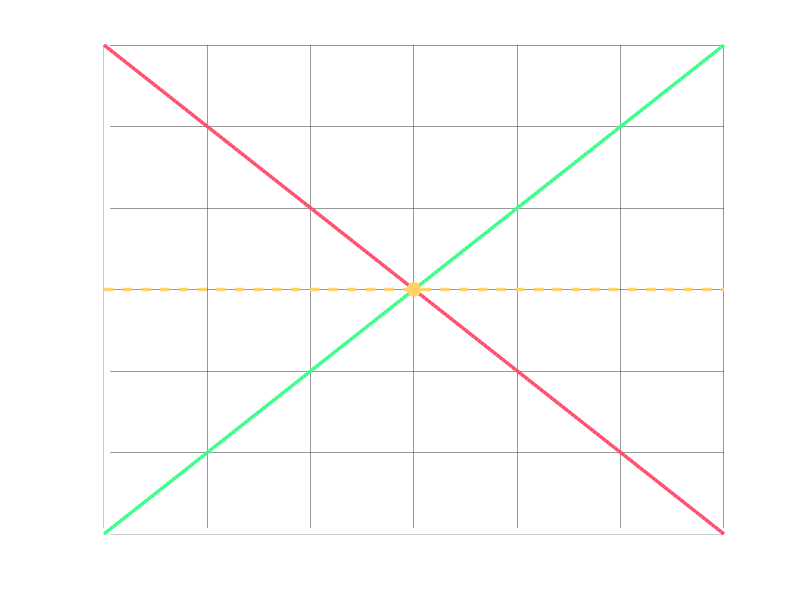

Write MATLAB code to recreate this figure. (Note: this script raises an error after producing the figure.)
%% ============================================================
%  BIFURCATION ANALYSIS — Fixed Version
%  Equation 1: y = u + c*t
%  Equation 2: y = u*t + (1/2)*c*t^2
%  সব ৬টি Graph সঠিকভাবে আসবে
%% ============================================================

clear all;
close all;
clc;

%% রঙ define করা
c_stable   = [0.22 1.00 0.53];   % সবুজ  → stable
c_unstable = [1.00 0.30 0.43];   % লাল   → unstable
c_bif      = [1.00 0.82 0.40];   % হলুদ  → bifurcation
c_neutral  = [0.00 0.90 1.00];   % নীল   → neutral
c_param    = [0.73 0.51 1.00];   % বেগুনি → parameter space
bg         = [0.05 0.06 0.08];   % কালো background
ax_bg      = [0.08 0.09 0.12];   % axes background

%% ============================================================
%%  EQUATION 1: y = u + ct
%% ============================================================

%% Graph ① — y vs t
u = 2;
t = linspace(-3, 3, 200);

y_cpos  = u + 2    .* t;
y_czero = u + 0    .* t;
y_cneg  = u + (-2) .* t;

figure(1);
set(gcf, 'Color', bg, 'Name', 'Graph 1: y vs t [EQ1]');
axes('Color', ax_bg, 'XColor', 'w', 'YColor', 'w', ...
     'GridColor', [0.2 0.2 0.2], 'GridAlpha', 0.5);
hold on; grid on;

plot(t, y_cpos,  '-',  'Color', c_stable,   'LineWidth', 2.5);
plot(t, y_czero, '--', 'Color', c_bif,       'LineWidth', 2.5);
plot(t, y_cneg,  '-',  'Color', c_unstable,  'LineWidth', 2.5);
plot(0, u, 'o', 'Color', c_bif, 'MarkerSize', 10, 'MarkerFaceColor', c_bif);

yline(0, ':', 'Color', [0.3 0.3 0.3], 'LineWidth', 1);
xline(0, ':', 'Color', [0.3 0.3 0.3], 'LineWidth', 1);

xlabel('t  (state variable)', 'Color', 'w', 'FontSize', 12);
ylabel('y',                   'Color', 'w', 'FontSize', 12);
title({'Graph 1: y vs t  [y = u + ct,  u=2]', ...
       'c=0 te flat line = Bifurcation Point'}, ...
       'Color', 'w', 'FontSize', 13);
legend({'c = +2  (baRche)', 'c = 0  <- Bifurcation', 'c = -2  (komche)'}, ...
       'TextColor', 'w', 'Color', [0.12 0.12 0.18], ...
       'EdgeColor', [0.3 0.3 0.4], 'FontSize', 10);
hold off;


%% Graph ② — y vs c
u       = 2;
t_fixed = 1;
c_range = linspace(-4, 4, 200);
y_vc    = u + c_range .* t_fixed;

figure(2);
set(gcf, 'Color', bg, 'Name', 'Graph 2: y vs c [EQ1]');
axes('Color', ax_bg, 'XColor', 'w', 'YColor', 'w', ...
     'GridColor', [0.2 0.2 0.2], 'GridAlpha', 0.5);
hold on; grid on;

plot(c_range, y_vc, '-', 'Color', c_neutral, 'LineWidth', 2.5);
xline(0, '--', 'Color', c_bif, 'LineWidth', 2.5);
plot(0, u, 'o', 'Color', c_bif, 'MarkerSize', 10, 'MarkerFaceColor', c_bif);
yline(0, ':', 'Color', [0.3 0.3 0.3], 'LineWidth', 1);
text(0.2, 1.5, 'Bifurcation  c=0', 'Color', c_bif, 'FontSize', 10);

xlabel('c  (parameter)', 'Color', 'w', 'FontSize', 12);
ylabel('y',              'Color', 'w', 'FontSize', 12);
title({'Graph 2: y vs c  [t=1,  u=2]', ...
       'c=0 te y=u=2, slope poribOrton'}, ...
       'Color', 'w', 'FontSize', 13);
hold off;


%% Graph ③ — Parameter Space EQ1
u_range    = linspace(-3, 3, 100);
c_bif_line = zeros(1, 100);

figure(3);
set(gcf, 'Color', bg, 'Name', 'Graph 3: Parameter Space [EQ1]');
axes('Color', ax_bg, 'XColor', 'w', 'YColor', 'w', ...
     'GridColor', [0.2 0.2 0.2], 'GridAlpha', 0.5);
hold on; grid on;

fill([-3 3 3 -3], [0 0 2 2],   c_stable,   'FaceAlpha', 0.2, 'EdgeColor', 'none');
fill([-3 3 3 -3], [0 0 -2 -2], c_unstable, 'FaceAlpha', 0.2, 'EdgeColor', 'none');
plot(u_range, c_bif_line, '-', 'Color', c_param, 'LineWidth', 3);

text(0,  1.2, 'c > 0  ->  y baRe',  'Color', c_stable,   'HorizontalAlignment', 'center', 'FontSize', 11);
text(0, -1.2, 'c < 0  ->  y kome',  'Color', c_unstable, 'HorizontalAlignment', 'center', 'FontSize', 11);
text(1.5, 0.2, 'c = 0  Bifurcation Line', 'Color', c_param, 'FontSize', 9);

xlabel('u  (parameter)', 'Color', 'w', 'FontSize', 12);
ylabel('c  (parameter)', 'Color', 'w', 'FontSize', 12);
title({'Graph 3: Parameter Space  [u vs c]', ...
       'Bifurcation Set = c=0 (beguni line)'}, ...
       'Color', 'w', 'FontSize', 13);
xlim([-3 3]); ylim([-2 2]);
hold off;


%% ============================================================
%%  EQUATION 2: y = ut + (1/2)ct^2
%% ============================================================

%% Graph ④ — t* vs c  (মূল Bifurcation Diagram)
u = 2;

c_neg     = linspace(-4, -0.1, 300);
c_pos     = linspace( 0.1,  4, 300);
tstar_neg = -u ./ c_neg;
tstar_pos = -u ./ c_pos;

figure(4);
set(gcf, 'Color', bg, 'Name', 'Graph 4: t* vs c [EQ2] — MAIN');
axes('Color', ax_bg, 'XColor', 'w', 'YColor', 'w', ...
     'GridColor', [0.2 0.2 0.2], 'GridAlpha', 0.5);
hold on; grid on;

plot(c_neg, tstar_neg, '-', 'Color', c_unstable, 'LineWidth', 2.5);
plot(c_pos, tstar_pos, '-', 'Color', c_stable,   'LineWidth', 2.5);
xline(0, '--', 'Color', c_bif, 'LineWidth', 2.5);
yline(0, ':',  'Color', [0.3 0.3 0.3], 'LineWidth', 1);

text(0.15, 14, 'c=0  Bifurcation!', 'Color', c_bif, 'FontSize', 10);
text(-3.8, 18, 't* -> +inf',        'Color', c_bif, 'FontSize', 11);

xlabel('c  (parameter)',       'Color', 'w', 'FontSize', 12);
ylabel('t*  (critical point)', 'Color', 'w', 'FontSize', 12);
title({'Graph 4: t* vs c  [u=2]   <- Sobcheye Guruttopurno!', ...
       'c -> 0 hole t* -> +/-inf   =   Fold Bifurcation'}, ...
       'Color', 'w', 'FontSize', 13);
legend({'c < 0  (Unstable)', 'c > 0  (Stable)'}, ...
       'TextColor', 'w', 'Color', [0.12 0.12 0.18], ...
       'EdgeColor', [0.3 0.3 0.4], 'FontSize', 10);
ylim([-20 20]);
hold off;


%% Graph ⑤ — t* vs u  (linear, c=1 fixed)
c_fixed  = 1;
u_range2 = linspace(-4, 4, 200);
tstar_u  = -u_range2 ./ c_fixed;

figure(5);
set(gcf, 'Color', bg, 'Name', 'Graph 5: t* vs u [EQ2]');
axes('Color', ax_bg, 'XColor', 'w', 'YColor', 'w', ...
     'GridColor', [0.2 0.2 0.2], 'GridAlpha', 0.5);
hold on; grid on;

plot(u_range2, tstar_u, '-', 'Color', c_stable, 'LineWidth', 2.5);
plot(0, 0, 'o', 'Color', c_bif, 'MarkerSize', 10, 'MarkerFaceColor', c_bif);
yline(0, ':', 'Color', [0.3 0.3 0.3], 'LineWidth', 1);
xline(0, ':', 'Color', [0.3 0.3 0.3], 'LineWidth', 1);

text(1.5, 2.5, 'slope = -1/c = -1', 'Color', c_neutral, 'FontSize', 10);
text(0.2, -0.6, 'u=0, t*=0',         'Color', c_bif,     'FontSize',  9);

xlabel('u  (parameter)',       'Color', 'w', 'FontSize', 12);
ylabel('t*  (critical point)', 'Color', 'w', 'FontSize', 12);
title({'Graph 5: t* vs u  [c=1 fixed]', ...
       'Shorolrekha — kono Bifurcation nei'}, ...
       'Color', 'w', 'FontSize', 13);
hold off;


%% Graph ⑥ — Parameter Space EQ2
u_range3    = linspace(-3, 3, 100);
c_bif_line3 = zeros(1, 100);

figure(6);
set(gcf, 'Color', bg, 'Name', 'Graph 6: Parameter Space [EQ2]');
axes('Color', ax_bg, 'XColor', 'w', 'YColor', 'w', ...
     'GridColor', [0.2 0.2 0.2], 'GridAlpha', 0.5);
hold on; grid on;

fill([-3 3 3 -3], [0 0 2 2],   c_stable,   'FaceAlpha', 0.2, 'EdgeColor', 'none');
fill([-3 3 3 -3], [0 0 -2 -2], c_unstable, 'FaceAlpha', 0.2, 'EdgeColor', 'none');
plot(u_range3, c_bif_line3, '-', 'Color', c_param, 'LineWidth', 3);

text(0,  1.2, 'c > 0   STABLE  (Minimum)', ...
     'Color', c_stable,   'HorizontalAlignment', 'center', 'FontSize', 11);
text(0, -1.2, 'c < 0   UNSTABLE  (Maximum)', ...
     'Color', c_unstable, 'HorizontalAlignment', 'center', 'FontSize', 11);
text(1.2, 0.18, 'Bifurcation  c=0', 'Color', c_param, 'FontSize', 9);

xlabel('u  (parameter)', 'Color', 'w', 'FontSize', 12);
ylabel('c  (parameter)', 'Color', 'w', 'FontSize', 12);
title({'Graph 6: Parameter Space  [u vs c]', ...
       'c=0 par hole Stable -> Unstable transition'}, ...
       'Color', 'w', 'FontSize', 13);
xlim([-3 3]); ylim([-2 2]);
hold off;


%% ============================================================
%%  Figure 7 — Summary: সব ৬টি একসাথে
%% ============================================================

figure(7);
set(gcf, 'Color', bg, ...
         'Name',     'Summary — All 6 Diagrams', ...
         'Position', [30 30 1400 780]);

ax_s = {'Color', ax_bg, 'XColor', 'w', 'YColor', 'w', ...
        'GridColor', [0.2 0.2 0.2], 'GridAlpha', 0.4};

subplot(2,3,1);
set(gca, ax_s{:}); hold on; grid on;
plot(t, y_cpos,  '-',  'Color', c_stable,   'LineWidth', 2);
plot(t, y_czero, '--', 'Color', c_bif,       'LineWidth', 2);
plot(t, y_cneg,  '-',  'Color', c_unstable,  'LineWidth', 2);
plot(0, u, 'o', 'Color', c_bif, 'MarkerSize', 7, 'MarkerFaceColor', c_bif);
yline(0,':','Color',[0.3 0.3 0.3]); xline(0,':','Color',[0.3 0.3 0.3]);
xlabel('t','Color','w'); ylabel('y','Color','w');
title('Graph-1: y vs t  [EQ1]','Color','w','FontSize',10);
legend({'c=+2','c=0 BIF','c=-2'},'TextColor','w','Color',[0.1 0.1 0.15],'FontSize',8);
hold off;

subplot(2,3,2);
set(gca, ax_s{:}); hold on; grid on;
plot(c_range, y_vc, '-', 'Color', c_neutral, 'LineWidth', 2);
xline(0,'--','Color',c_bif,'LineWidth',2);
plot(0, u, 'o','Color',c_bif,'MarkerSize',7,'MarkerFaceColor',c_bif);
yline(0,':','Color',[0.3 0.3 0.3]);
text(0.2,1.0,'Bif c=0','Color',c_bif,'FontSize',9);
xlabel('c','Color','w'); ylabel('y','Color','w');
title('Graph-2: y vs c  [EQ1]','Color','w','FontSize',10);
hold off;

subplot(2,3,3);
set(gca, ax_s{:}); hold on; grid on;
fill([-3 3 3 -3],[0 0 2 2],  c_stable,  'FaceAlpha',0.2,'EdgeColor','none');
fill([-3 3 3 -3],[0 0 -2 -2],c_unstable,'FaceAlpha',0.2,'EdgeColor','none');
plot(u_range, c_bif_line,'-','Color',c_param,'LineWidth',2.5);
text(0, 1.1,'c>0: baRe','Color',c_stable,  'HorizontalAlignment','center','FontSize',9);
text(0,-1.1,'c<0: kome','Color',c_unstable,'HorizontalAlignment','center','FontSize',9);
xlabel('u','Color','w'); ylabel('c','Color','w');
title('Graph-3: Param Space  [EQ1]','Color','w','FontSize',10);
xlim([-3 3]); ylim([-2 2]);
hold off;

subplot(2,3,4);
set(gca, ax_s{:}); hold on; grid on;
plot(c_neg, tstar_neg,'-','Color',c_unstable,'LineWidth',2);
plot(c_pos, tstar_pos,'-','Color',c_stable,  'LineWidth',2);
xline(0,'--','Color',c_bif,'LineWidth',2);
yline(0,':','Color',[0.3 0.3 0.3]);
text(0.15,15,'Bif c=0','Color',c_bif,'FontSize',9);
xlabel('c','Color','w'); ylabel('t*','Color','w');
title('Graph-4: t* vs c  [EQ2] <- MUL','Color','w','FontSize',10);
ylim([-20 20]);
hold off;

subplot(2,3,5);
set(gca, ax_s{:}); hold on; grid on;
plot(u_range2, tstar_u,'-','Color',c_stable,'LineWidth',2);
plot(0,0,'o','Color',c_bif,'MarkerSize',7,'MarkerFaceColor',c_bif);
yline(0,':','Color',[0.3 0.3 0.3]); xline(0,':','Color',[0.3 0.3 0.3]);
xlabel('u','Color','w'); ylabel('t*','Color','w');
title('Graph-5: t* vs u  [EQ2]','Color','w','FontSize',10);
hold off;

subplot(2,3,6);
set(gca, ax_s{:}); hold on; grid on;
fill([-3 3 3 -3],[0 0 2 2],  c_stable,  'FaceAlpha',0.2,'EdgeColor','none');
fill([-3 3 3 -3],[0 0 -2 -2],c_unstable,'FaceAlpha',0.2,'EdgeColor','none');
plot(u_range3, c_bif_line3,'-','Color',c_param,'LineWidth',2.5);
text(0, 1.1,'STABLE',  'Color',c_stable,  'HorizontalAlignment','center','FontSize',9);
text(0,-1.1,'UNSTABLE','Color',c_unstable,'HorizontalAlignment','center','FontSize',9);
xlabel('u','Color','w'); ylabel('c','Color','w');
title('Graph-6: Param Space  [EQ2]','Color','w','FontSize',10);
xlim([-3 3]); ylim([-2 2]);
hold off;

sgtitle('BIFURCATION ANALYSIS  |  EQ1: y=u+ct   EQ2: y=ut+ct^2/2', ...
        'Color','w','FontSize',13,'FontWeight','bold');

%% Done
disp('==============================================');
disp('  sob 7ti Figure sofol vabe plot hoyeche!   ');
disp('  Figure 1-3 -> EQ1: y = u + ct             ');
disp('  Figure 4-6 -> EQ2: y = ut + 1/2*c*t^2    ');
disp('  Figure 7   -> Summary (sob ekosathe)       ');
disp('==============================================');
